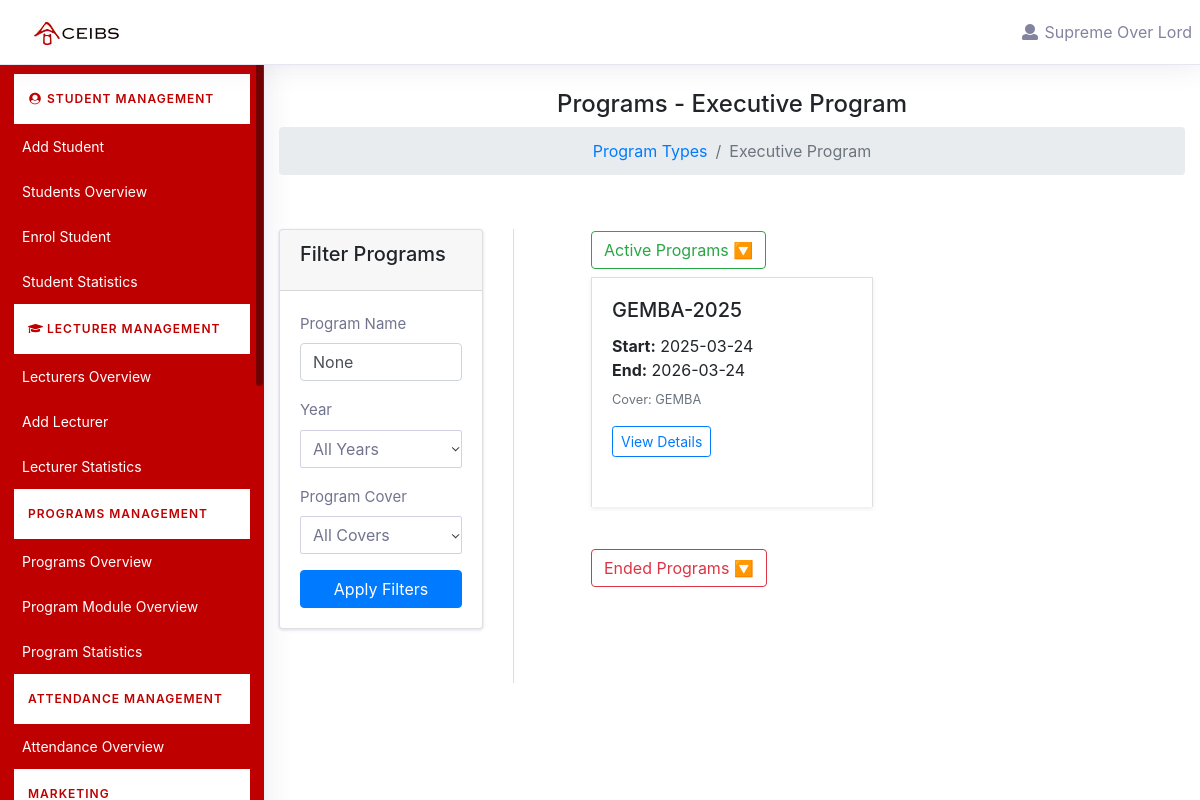
Page /academic_program/program_types/Executive Program (signed in) on the committed database.
### account/models.py (models this page shows, shortened)
class CustomUser(AbstractUser):
    first_name = models.CharField(max_length=356, null=True, blank=True)
    last_name = models.CharField(max_length=256, null=True, blank=True)
    email = models.EmailField(unique=True)
    username = models.CharField(max_length=250, null=True, blank=True)
    phone_number = models.CharField(max_length=15, null=True, blank=True)
    USERNAME_FIELD = 'email'
    password1 = models.CharField(max_length=100, null=False, blank=False)
    password2 = models.CharField(max_length=100, null=False, blank=False)
    status_choices = (
        ("Active", "Active"),
        ("Inactive", "Inactive")
    )
    roles = models.ManyToManyField(Role, related_name='users', blank=True)
    status = models.CharField(max_length=100, null=False, blank=False, default="Active", choices=status_choices)
    active = models.BooleanField(default=True)
    flag = models.BooleanField(default=True)
    is_student = models.BooleanField(default=False, null=True, blank=True)
    email_verified = models.BooleanField(default=False)
    objects = CustomUserManager()
    REQUIRED_FIELDS = []
    def has_role(self, role_name, department_name=None):
        qs = self.roles.filter(name=role_name)
        if department_name:
            qs = qs.filter(department__name__iexact=department_name)
        return qs.exists()

### academic_program/models.py (models this page shows, shortened)
class ProgramType(models.Model):
    name = models.CharField(max_length=256, null=False, blank=False)
    description = models.CharField(max_length=256, null=False, blank=False)

class Program(models.Model):
    program_cover = models.ForeignKey(ProgramCover, null=True, blank=True, on_delete=models.SET_NULL)
    program_name = models.CharField(max_length=250, null=False, blank=False)
    program_code = models.CharField(max_length=200, null=True, blank=True)
    program_type = models.ForeignKey(ProgramType, on_delete=models.CASCADE, null=True, blank=True)
    duration = models.CharField(max_length=250, null=True, blank=True)
    description = models.CharField(max_length=250, null=True, blank=True)
    number_of_modules = models.PositiveSmallIntegerField(null=True, blank=True)
    program_officer = models.ForeignKey(
        CustomUser,
        null=True,
        blank=True,
        on_delete=models.SET_NULL,
        related_name='program_officer'
    )
    assistant_program_officer = models.ForeignKey(
        CustomUser,
        null=True,
        blank=True,
        on_delete=models.SET_NULL,
        related_name='assistant_program_officer'
    )
    alumni_program = models.BooleanField(default=False, null=True, blank=True)
    program_ended = models.BooleanField(default=False, null=True, blank=True)
    start_date = models.DateField(null=True, blank=True)
    end_date = models.DateField(null=True, blank=True)
    flag = models.BooleanField(default=True)

class ProgramCover(models.Model):
    name = models.CharField(max_length=256, null=False, blank=False)

### academic_program/views.py (the view)
# urls.py: path("program_types/<str:program_type>", views.programs, name="programs"),
def programs(request, program_type):
    program_type_obj = get_object_or_404(ProgramType, name=program_type)
    qs = Program.objects.filter(program_type=program_type_obj, flag=True)
    year = request.GET.get('year')
    if year:
        qs = qs.filter(start_date__year=year)
    search_query = request.GET.get('search')
    if search_query:
        qs = qs.filter(program_name__icontains=search_query)
    cover = request.GET.get('cover')
    if cover:
        qs = qs.filter(program_cover__name__icontains=cover)
    active_programs = qs.filter(program_ended=False).order_by('start_date')
    ended_programs = qs.filter(program_ended=True).order_by('start_date')
    all_years = sorted({str(p.start_date.year) for p in qs if p.start_date})
    all_covers = ProgramCover.objects.all()
    context = {
        'program_type': program_type_obj.name,
        'active_programs': active_programs,
        'ended_programs': ended_programs,
        'year_filter': year,
        'search_query': search_query,
        'cover_filter': cover,
        'all_years': all_years,
        'all_covers': all_covers,
    }
    return render(request, "academic_program/layouts/program_and_courses/programs.html", context)

### account/templatetags/custom_filters.py (called while the page is built)
@register.filter
def has_role(user, role_dept):
    try:
        role_name, dept_name = role_dept.split(',')
        role_name = role_name.strip()
        dept_name = dept_name.strip()
    except ValueError:
        return False
    return user.has_role(role_name, dept_name)

### academic_program/templates/academic_program/layouts/program_and_courses/programs.html (shortened to what this page needs)
{% extends 'base.html' %}
{% load static %}
{% block content %}
<div class="dashboard-main-wrapper">
  {% include 'inc/header.html' %}
  {% include 'inc/sidenav.html' %}
  <div class="dashboard-wrapper">
    <div class="dashboard-ecommerce">
      <div class="container-fluid dashboard-content">
        <div class="row mb-4">
          <div class="col-12">
            <div class="page-header text-center">
              <h2 class="pageheader-title">Programs - {{ program_type }}</h2>
              <nav aria-label="breadcrumb">
                <ol class="breadcrumb justify-content-center">
                  <li class="breadcrumb-item">
                    <a href="{% url 'academic_program:program_types' %}" class="breadcrumb-link">Program Types</a>
                  </li>
                  <li class="breadcrumb-item active" aria-current="page">{{ program_type }}</li>
                </ol>
              </nav>
            </div>
          </div>
        </div>
        <div class="row">
          <div class="col-md-3 mb-4">
            <div class="card">
              <div class="card-header">
                <h5 class="card-title">Filter Programs</h5>
              </div>
              <div class="card-body">
                <form method="get">
                  <div class="mb-3">
                    <label for="search" class="form-label">Program Name</label>
                    <input type="text" name="search" id="search" class="form-control" placeholder="Search..." value="{{ search_query }}">
                  </div>
                  <div class="mb-3">
                    <label for="year" class="form-label">Year</label>
                    <select name="year" id="year" class="form-select form-control">
                      <option value="">All Years</option>
                    </select>
                  </div>
                  <div class="mb-3">
                    <label for="cover" class="form-label">Program Cover</label>
                    <select name="cover" id="cover" class="form-select form-control">
                      <option value="">All Covers</option>
                    </select>
                  </div>
                  <button type="submit" class="btn btn-primary w-100">Apply Filters</button>
                </form>
              </div>
            </div>
          </div>
          <div class="col-md-1 d-none d-md-block">
            <div style="border-left: 1px solid #ddd; height: 100%;"></div>
          </div>
          <div class="col-md-8">
            <div class="accordion" id="programAccordion">
              <div class="accordion-item mb-3">
                <h2 class="accordion-header" id="headingActive">
                  <button class="accordion-button btn btn-outline-success" type="button" data-bs-toggle="collapse" data-bs-target="#collapseActive" aria-expanded="true" aria-controls="collapseActive">
                    Active Programs 🔽
                  </button>
                </h2>
                <div id="collapseActive" class="accordion-collapse collapse show" aria-labelledby="headingActive" data-bs-parent="#programAccordion">
                  <div class="accordion-body">
                    <div class="row">
                      {% if active_programs %}
                        {% for program in active_programs %}
                          <div class="col-md-6 mb-4">
                            <div class="card h-100 shadow-sm">
                              <div class="card-body">
                                <h5 class="card-title">{{ program.program_name }}</h5>
                                <p class="card-text mb-1">
                                  <strong>Start:</strong> {{ program.start_date|date:"Y-m-d" }}<br>
                                  <strong>End:</strong> {{ program.end_date|date:"Y-m-d" }}
                                </p>
                                {% if program.program_cover %}
                                  <p class="card-text">
                                    <small class="text-muted">Cover: {{ program.program_cover.name }}</small>
                                  </p>
                                {% endif %}
                                <a href="{% url 'academic_program:student_list' program_name=program.program_name program_type=program.program_type.name %}" class="btn btn-outline-primary btn-sm">View Details</a>
                              </div>
                            </div>
                          </div>
                        {% endfor %}
                      {% else %}
                        <div class="col-12">
                          <p class="text-muted text-center">No active programs found.</p>
                        </div>
                      {% endif %}
                    </div>
                  </div>
                </div>
              </div>
              <div class="accordion-item">
                <h2 class="accordion-header" id="headingEnded">
                  <button class="accordion-button collapsed btn btn-outline-danger" type="button" data-bs-toggle="collapse" data-bs-target="#collapseEnded" aria-expanded="false" aria-controls="collapseEnded">
                    Ended Programs 🔽
                  </button>
                </h2>
              </div>
            </div>
          </div>
        </div>
      </div>
    </div>
  </div>
</div>
{% endblock %}

### templates/inc/header.html (shortened to what this page needs)
{% load static %}
<div class="dashboard-header">
            <nav class="navbar navbar-expand-lg bg-white fixed-top">
                <a href="{% if request.user.is_student %}{% url 'elevated:home' %}{% else %}{% url 'elevated:home' %}{% endif %}">
                    <img src="/static/assets/images/ceibs-logo1.jpg" alt="Logo">
                </a>
                <a style="font-family: 'Diphylleia', serif;" class="navbar-brand text-primary" href="#"></a>
                <div class="collapse navbar-collapse " id="navbarSupportedContent">
                    <ul class="navbar-nav ml-auto navbar-right-top">
                        <li class="nav-item dropdown nav-user">
                            <a class="nav-link nav-user-img" href="#" id="navbarDropdownMenuLink2" data-toggle="dropdown" aria-haspopup="true" aria-expanded="false"><i class="fa fa-fw fa-user"></i> {{ request.user.first_name }} {{ request.user.last_name }}</a>
                        </li>
                    </ul>
                </div>
            </nav>
        </div>

### rows in the picture
CustomUser: user.first_name "Supreme", user.last_name "Over Lord"
ProgramType: name "Executive Program"
Program: program_name "GEMBA-2025", start_date "2025-03-24", end_date "2026-03-24", program_cover.name "GEMBA"
